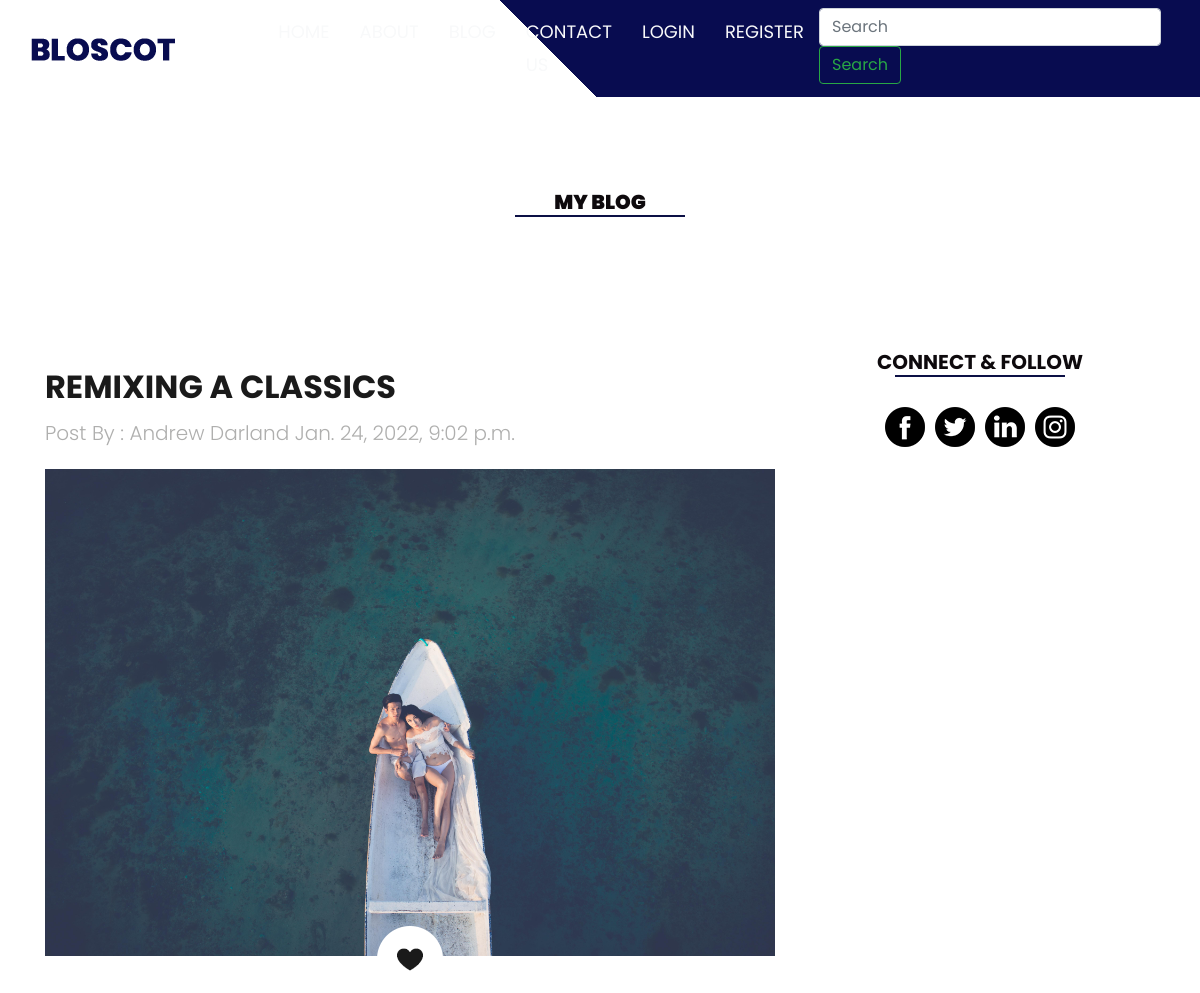
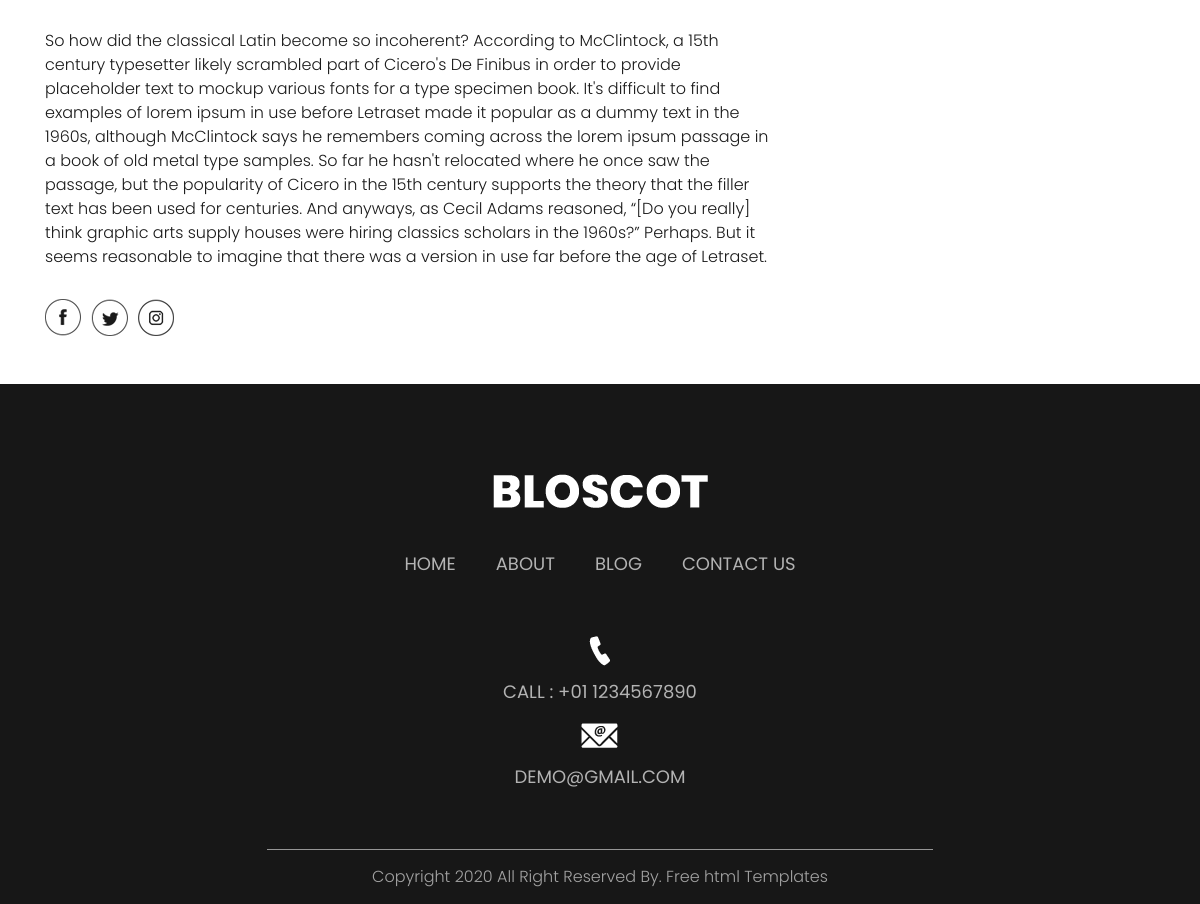
/post/remixing-a-classics, run on the app's committed database (2 pictures, top to bottom).
### post/models.py (models this page shows, shortened)
class Post(models.Model):
    title = models.CharField(max_length=100)
    slug = models.SlugField(max_length=110, unique=True, editable=False)
    content = models.TextField()
    publishing_date = models.DateTimeField(auto_now=True)
    image = models.ImageField(blank = False)
    facebook = models.URLField(max_length=100, blank=True)
    twitter = models.URLField(max_length=100, blank=True)
    linkedin = models.URLField(max_length=100, blank=True)
    instagram = models.URLField(max_length=100, blank=True)
    class Meta:
       ordering = ('-publishing_date', 'id')

### post/views.py (the view)
# urls.py: path('<slug:slug>', views.post_detail, name="post_detail"),
def post_detail(request, slug):
    post = get_object_or_404(Post, slug=slug)
    context = {
        'post': post,
    }
    return render(request, 'article.html', context)

### templates/article.html (shortened to what this page needs)
{% extends 'partials/base.html' %}
{% load static %}
{% block content %}
      <div class="about_section layout_padding">
         <h1 class="text-center follow_text"><strong>MY BLOG</strong></h1>
         <div class="container">
            <div class="row">
               <div class="col-lg-8 col-sm-12 mt-5">
                  <h2 class="most_text"> <br>{{post.title}}</h2>
                  <p class="post_text">Post By : Andrew Darland {{post.publishing_date}}</p>
                  <div class="about_img mt-4"><img src="{{post.image.url}}"></div>
                  <div class="like_icon"><img src="{% static 'images/like-icon.png' %}"></div>
                  <p class="lorem_text">{{post.content}}</p>
                  <div class="social_icon_main">
                     <div class="social_icon">
                        <ul>
                           <li><a href="{{post.facebook}}"><img src="{% static 'images/fb-icon.png' %}"></a></li>
                           <li><a href="{{post.twiter}}"><img src="{% static 'images/twitter-icon.png' %}"></a></li>
                           <li><a href="{{post.instagram}}"><img src="{% static 'images/instagram-icon.png' %}"></a></li>
                        </ul>
                     </div>
                  </div>
               </div>
               <div class="col-lg-4 col-sm-12">
                  <div class="about_main">
                     <h1 class="follow_text">CONNECT & FOLLOW</h1>
                     <div class="follow_icon">
                        <ul>
                           <li><a href="{{post.facebook}}"><img src="{% static 'images/fb-icon-1.png' %}"></a></li>
                           <li><a href="{{post.twitter}}"><img src="{% static 'images/twitter-icon-1.png' %}"></a></li>
                           <li><a href="{{post.linkedin}}"><img src="{% static 'images/linkedin-icon-1.png' %}"></a></li>
                           <li><a href="{{post.instagram}}"><img src="{% static 'images/instagram-icon-1.png' %}"></a></li>
                        </ul>
                     </div>
                  </div>
               </div>
               </div>
            </div>
         </div>
   {% endblock %}

### templates/partials/base.html (shortened to what this page needs)
{% load static %}
<!DOCTYPE html>
<html lang="en">
   <head>
      <link rel="stylesheet" type="text/css" href="{% static 'css/bootstrap.min.css' %}">
      <link rel="stylesheet" type="text/css" href="{% static 'css/style.css' %}">
      <link rel="stylesheet" href="{% static 'css/responsive.css' %}">
      <link rel="stylesheet" href="{% static 'css/jquery.mCustomScrollbar.min.css' %}">
      <link rel="stylesheet" href="https://netdna.bootstrapcdn.com/font-awesome/4.0.3/css/font-awesome.css">
      <link rel="stylesheet" href="{% static 'css/owl.carousel.min.css' %}">
      <link rel="stylesheet" href="https://cdnjs.cloudflare.com/ajax/libs/fancybox/2.1.5/jquery.fancybox.min.css" media="screen">
   </head>
   <body>
	{% include 'partials/navbar.html' %}
    {% block content %}
    {% endblock %}
	{% include 'partials/footer.html' %}

### templates/partials/navbar.html (shortened to what this page needs)
{% load static %}
<div class="container-fluid header_main">
    <nav class="navbar navbar-expand-lg navbar-light bg-light">
       <a class="logo" href="{% url 'index' %}"><img src="{% static 'images/logo.png' %}"></a>
       <div class="collapse navbar-collapse" id="navbarSupportedContent">
          <ul class="navbar-nav mr-auto">
             <li class="nav-item">
                <a class="nav-link" href="{% url 'index' %}">Home</a>
             </li>
             <li class="nav-item">
                <a class="nav-link" href="{% url 'about' %}">About</a>
             </li>
             <li class="nav-item">
                <a class="nav-link" href="{% url 'post_list' %}">Blog</a>
             </li>
             <li class="nav-item">
                <a class="nav-link" href="{% url 'contact' %}">Contact Us</a>
             </li>
            {% if not request.user.is_authenticated %}
               <li class="nav-item">
                  <a class="nav-link" href="{% url 'login' %}">Login</a>
               </li>
               <li class="nav-item">
                  <a class="nav-link" href="{% url 'register' %}">Register</a>
               </li>
            {% else %}
               <li class="nav-item">
                  <a class="nav-link" href="{% url 'logout' %}">Logout</a>
               </li>
            {% endif %}
             <li class="nav-item">
               <form class="form-inline my-2 my-lg-0" role="search" method="GET" action ="">
                  <input class="form-control mr-sm-2" name="q" type="search" placeholder="Search" aria-label="Search" value="{{request.GET.q}}">
                  <button class="btn btn-outline-success my-2 my-sm-0" type="submit">Search</button>
                </form>
            </li>
          </ul>
       </div>
    </nav>
 </div>

### templates/partials/footer.html (shortened to what this page needs)
{% load static %}
<div class="footer_section layout_padding mt-5">
    <div class="container">
       <div class="footer_logo"><a href="index.html"><img src="{% static 'images/footer-logo.png' %}"></a></div>
       <div class="footer_menu">
          <ul>
             <li><a href="{% url 'index' %}">Home</a></li>
             <li><a href="{% url 'about' %}">About</a></li>
             <li><a href="{% url 'post_list' %}">Blog</a></li>
             <li><a href="{% url 'contact' %}">contact us</a></li>
          </ul>
       </div>
       <div class="contact_menu">
          <ul>
             <li><a href="#"><img src="{% static 'images/call-icon.png' %}"></a></li>
             <li><a href="{% url 'contact' %}">Call : +01 1234567890</a></li>
             <li><a href="{% url 'contact' %}"><img src="{% static 'images/mail-icon.png' %}"></a></li>
             <li><a href="{% url 'contact' %}">demo@gmail.com</a></li>
          </ul>
       </div>
    </div>
 </div>
 <div class="copyright_section">
    <div class="container">
       <p class="copyright_text">Copyright 2020 All Right Reserved By.<a href="https://html.design"> Free  html Templates</a></p>
    </div>
 </div>
</body>
</html>

### static/css/style.css (style rules this page uses)
* { box-sizing: border-box !important; transition: ease all 0.5s; }
html { scroll-behavior: smooth; }
body { color: #666666; font-size: 14px; font-family: Poppins; line-height: 1.80857; font-weight: normal; overflow-x: hidden; }
a { color: #1f1f1f; text-decoration: none !important; outline: none !important; -webkit-transition: all .3s ease-in-out; -moz-transition: all .3s ease-in-out; -ms-transition: all .3s ease-in-out; -o-transition: all .3s ease-in-out; transition: all .3s ease-in-out; }
h1, h2, h3, h4, h5, h6 { letter-spacing: 0; font-weight: normal; position: relative; padding: 0 0 10px 0; font-weight: normal; line-height: normal; color: #111111; margin: 0 }
h1 { font-size: 24px }
h2 { font-size: 22px }
*, *::after, *::before { -webkit-box-sizing: border-box; -moz-box-sizing: border-box; box-sizing: border-box; }
ul, li, ol { margin: 0px; padding: 0px; list-style: none; }
p { margin: 20px; font-weight: 300; font-size: 15px; line-height: 24px; }
a { color: #222222; text-decoration: none; outline: none !important; }
a, .btn { text-decoration: none !important; outline: none !important; -webkit-transition: all .3s ease-in-out; -moz-transition: all .3s ease-in-out; -ms-transition: all .3s ease-in-out; -o-transition: all .3s ease-in-out; transition: all .3s ease-in-out; }
img { max-width: 100%; height: auto; }
button { border: 0; margin: 0; padding: 0; cursor: pointer; }
.layout_padding { padding-top: 90px; padding-bottom: 0px; }
.bg-light { background-color: transparent!important; }
.header_main { background: linear-gradient(45deg, transparent 46%, #080c50 46%); }
.logo { width: 50%; float: left; }
.navbar-expand-lg .navbar-nav .nav-link { padding-right: 15px; padding-left: 15px; font-size: 18px; color: #f8f9fa; text-transform: uppercase; }
.about_section { width: 100%; float: left; padding-top: 90px; }
.about_img { width: 100%; float: left; }
.like_icon { width: 100%; float: left; text-align: center; position: relative; bottom: 30px; }
.post_text { width: 100%; float: left; font-size: 20px; color: #afafae; margin: 0px; }
.most_text { width: 100%; float: left; font-size: 32px; color: #1a1a1a; padding-top: 20px; font-weight: bold; margin-top: 20px; }
.lorem_text { width: 100%; float: left; font-size: 16px; color: #1a1a1a; margin: 0px; }
.social_icon_main { width: 100%; display: flex; }
.social_icon { width: 100%; float: left; padding-top: 30px; }
.social_icon ul { margin: 0px; padding: 0px; }
.social_icon li { float: left; padding-right: 10px; }
.about_main { width: 100%; float: left; padding-top: 120px; }
.follow_text { width: 100%; margin: 0 auto; text-align: center; font-size: 20px; font-weight: bold; color: #0e0a0d; text-transform: uppercase; }
.follow_text::after { content: ''; position: absolute; background-color: #0c1045; width: 170px; height: 2px; left: 0px; right: 0px; margin: 0 auto; bottom: 10px; }
.follow_icon { width: 100%; margin: 0 auto; padding-top: 20px; text-align: center; }
.follow_icon ul { margin: 0px; padding: 0px; display: inline-block; text-align: center; }
.follow_icon li { float: left; padding: 0px 5px; }
.footer_section { width: 100%; float: left; background-color: #171717; height: auto; padding-bottom: 50px; }
.footer_logo { width: 100%; float: left; text-align: center; }
.footer_menu { width: 100%; float: left; text-align: center; padding-top: 40px; }
.footer_menu ul { margin: 0px; padding: 0px; display: inline-block; text-align: center; }
.footer_menu li { float: left; font-size: 18px; color: #b3b3b3; padding: 0px 20px; text-transform: uppercase; }
.footer_menu li a { color: #b3b3b3; }
.contact_menu { width: 100%; float: left; text-align: center; padding-top: 40px; }
.contact_menu ul { margin: 0px; padding: 0px; display: inline-block; text-align: center; }
.contact_menu li { float: initial; font-size: 18px; color: #b3b3b3; padding: 5px 20px; text-transform: uppercase; text-align: center; }
.contact_menu li a { color: #b3b3b3; }
.copyright_section { width: 100%; float: left; background-color: #171717; height: auto; }
.copyright_text { width: 60%; margin: 0 auto; font-size: 16px; text-align: center; color: #a3a3a3; border-top: 1px solid #969696; padding: 15px 0px; }
.copyright_text a { color: #a3a3a3; }

### data on the page
Post: title "REMIXING A CLASSICS", publishing_date "Jan. 24, 2022, 9:02 p.m.", image (picture), content "So how did the classical Latin become so incoherent? According to McClintock, a 15th century typesetter likely scrambled part of Cicero's De Finibus in order to provide placeholder text to mockup various fonts for a type specimen book. It's difficult to find examples of lorem ipsum in use before Letraset made it popular as a dummy text in the 1960s, although McClintock says he remembers coming across the lorem ipsum passage in a book of old metal type samples. So far he hasn't relocated where he once saw the passage, but the popularity of Cicero in the 15th century supports the theory that the filler text has been used for centuries. And anyways, as Cecil Adams reasoned, “[Do you really]…"
